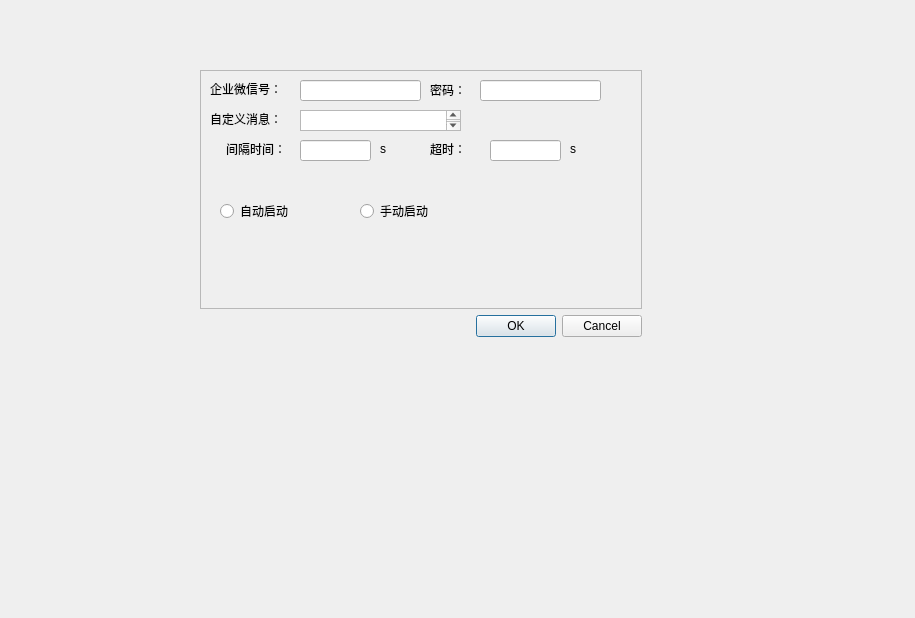
<?xml version="1.0" encoding="UTF-8"?>
<ui version="4.0">
 <class>setWechatCount</class>
 <widget class="QWidget" name="setWechatCount">
  <property name="geometry">
   <rect>
    <x>0</x>
    <y>0</y>
    <width>915</width>
    <height>618</height>
   </rect>
  </property>
  <property name="windowTitle">
   <string>Form</string>
  </property>
  <widget class="QWidget" name="">
   <property name="geometry">
    <rect>
     <x>200</x>
     <y>70</y>
     <width>442</width>
     <height>267</height>
    </rect>
   </property>
   <layout class="QVBoxLayout" name="verticalLayout">
    <item>
     <widget class="QFrame" name="frame_2">
      <property name="sizePolicy">
       <sizepolicy hsizetype="Preferred" vsizetype="Preferred">
        <horstretch>0</horstretch>
        <verstretch>0</verstretch>
       </sizepolicy>
      </property>
      <property name="minimumSize">
       <size>
        <width>440</width>
        <height>230</height>
       </size>
      </property>
      <property name="frameShape">
       <enum>QFrame::StyledPanel</enum>
      </property>
      <property name="frameShadow">
       <enum>QFrame::Raised</enum>
      </property>
      <widget class="QTextEdit" name="textEdit_2">
       <property name="geometry">
        <rect>
         <x>100</x>
         <y>40</y>
         <width>161</width>
         <height>21</height>
        </rect>
       </property>
      </widget>
      <widget class="QLineEdit" name="lineEdit_3">
       <property name="geometry">
        <rect>
         <x>100</x>
         <y>10</y>
         <width>121</width>
         <height>21</height>
        </rect>
       </property>
      </widget>
      <widget class="QLabel" name="label_16">
       <property name="geometry">
        <rect>
         <x>10</x>
         <y>10</y>
         <width>91</width>
         <height>17</height>
        </rect>
       </property>
       <property name="text">
        <string>企业微信号：</string>
       </property>
      </widget>
      <widget class="QLabel" name="label_18">
       <property name="geometry">
        <rect>
         <x>230</x>
         <y>10</y>
         <width>51</width>
         <height>20</height>
        </rect>
       </property>
       <property name="text">
        <string>密码：</string>
       </property>
      </widget>
      <widget class="QLineEdit" name="lineEdit_13">
       <property name="geometry">
        <rect>
         <x>280</x>
         <y>10</y>
         <width>121</width>
         <height>21</height>
        </rect>
       </property>
       <property name="text">
        <string/>
       </property>
      </widget>
      <widget class="QLabel" name="label_17">
       <property name="geometry">
        <rect>
         <x>10</x>
         <y>40</y>
         <width>91</width>
         <height>17</height>
        </rect>
       </property>
       <property name="text">
        <string>自定义消息：</string>
       </property>
      </widget>
      <widget class="QLabel" name="label_43">
       <property name="geometry">
        <rect>
         <x>26</x>
         <y>70</y>
         <width>71</width>
         <height>17</height>
        </rect>
       </property>
       <property name="text">
        <string>间隔时间：</string>
       </property>
      </widget>
      <widget class="QLineEdit" name="lineEdit_26">
       <property name="geometry">
        <rect>
         <x>100</x>
         <y>70</y>
         <width>71</width>
         <height>21</height>
        </rect>
       </property>
      </widget>
      <widget class="QLabel" name="label_44">
       <property name="geometry">
        <rect>
         <x>180</x>
         <y>70</y>
         <width>21</width>
         <height>17</height>
        </rect>
       </property>
       <property name="text">
        <string>s</string>
       </property>
      </widget>
      <widget class="QLabel" name="label_45">
       <property name="geometry">
        <rect>
         <x>370</x>
         <y>70</y>
         <width>31</width>
         <height>17</height>
        </rect>
       </property>
       <property name="text">
        <string>s</string>
       </property>
      </widget>
      <widget class="QLabel" name="label_46">
       <property name="geometry">
        <rect>
         <x>230</x>
         <y>70</y>
         <width>41</width>
         <height>17</height>
        </rect>
       </property>
       <property name="text">
        <string>超时：</string>
       </property>
      </widget>
      <widget class="QLineEdit" name="lineEdit_27">
       <property name="geometry">
        <rect>
         <x>290</x>
         <y>70</y>
         <width>71</width>
         <height>21</height>
        </rect>
       </property>
      </widget>
      <widget class="QRadioButton" name="radioButton_2">
       <property name="geometry">
        <rect>
         <x>160</x>
         <y>130</y>
         <width>117</width>
         <height>22</height>
        </rect>
       </property>
       <property name="text">
        <string>手动启动</string>
       </property>
      </widget>
      <widget class="QRadioButton" name="radioButton">
       <property name="geometry">
        <rect>
         <x>20</x>
         <y>130</y>
         <width>117</width>
         <height>22</height>
        </rect>
       </property>
       <property name="text">
        <string>自动启动</string>
       </property>
      </widget>
     </widget>
    </item>
    <item>
     <layout class="QHBoxLayout" name="horizontalLayout">
      <item>
       <spacer name="horizontalSpacer_3">
        <property name="orientation">
         <enum>Qt::Horizontal</enum>
        </property>
        <property name="sizeHint" stdset="0">
         <size>
          <width>211</width>
          <height>20</height>
         </size>
        </property>
       </spacer>
      </item>
      <item>
       <widget class="QDialogButtonBox" name="buttonBox">
        <property name="standardButtons">
         <set>QDialogButtonBox::Cancel|QDialogButtonBox::Ok</set>
        </property>
       </widget>
      </item>
     </layout>
    </item>
   </layout>
  </widget>
 </widget>
 <resources/>
 <connections/>
</ui>
